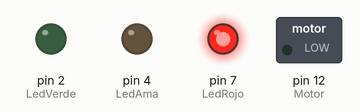
Recording of a sketch running on a simulated Arduino Uno, built with avr-gcc and run on an emulated ATmega328P. On the bench: switched loads named in the sketch (green lamp = pin HIGH), output pins drawn as LEDs (lit = HIGH).

Above: at 0.2 s.
At 2.2 s:
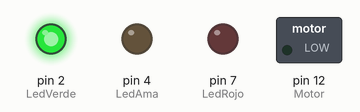
At 3.2 s:
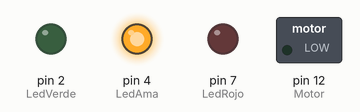
At 4.2 s:
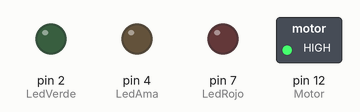
At 5.7 s:
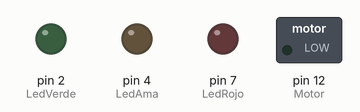
Timing chart, 0 to 6.5 s (numbered marks = the images above):
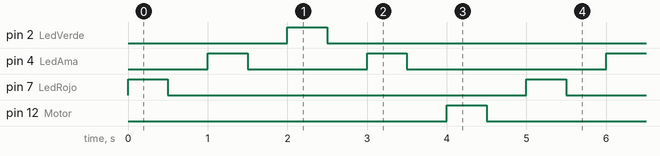

Measured:
- by itself, pin 2 (LedVerde), pin 7 (LedRojo), pin 12 (Motor): alternates HIGH for 0.50 s and LOW for 4.5 s
- by itself, pin 4 (LedAma): repeats every 5.0 s: LOW 1.5 s, HIGH 0.50 s, LOW 2.5 s, HIGH 0.50 s
- by itself, everything shown: repeats every 5.0 s, in 10 steps

The sketch:

practica1.ino
```cpp
int LedRojo = 7;
int LedVerde = 2;
int LedAma = 4;
int Motor = 12;
void setup() {
  // put your setup code here, to run once:
  pinMode(LedRojo,OUTPUT);
  pinMode(LedVerde,OUTPUT);
  pinMode(LedAma,OUTPUT);
  pinMode(Motor,OUTPUT);
}

void loop() {
  // put your main code here, to run repeatedly:
  digitalWrite(LedRojo,HIGH);
  delay(500); //Tiempo de espera
  digitalWrite(LedRojo,LOW);
  delay(500);
  digitalWrite(LedAma,HIGH);
  delay(500); //Tiempo de espera
  digitalWrite(LedAma,LOW);
  delay(500);
  digitalWrite(LedVerde,HIGH);
  delay(500); //Tiempo de espera
  digitalWrite(LedVerde,LOW);
  delay(500);
  digitalWrite(LedAma,HIGH);
  delay(500); //Tiempo de espera
  digitalWrite(LedAma,LOW);
  delay(500);
   digitalWrite(Motor,HIGH);
  delay(500); //Tiempo de espera
  digitalWrite(Motor,LOW);
  delay(500);
}
```
